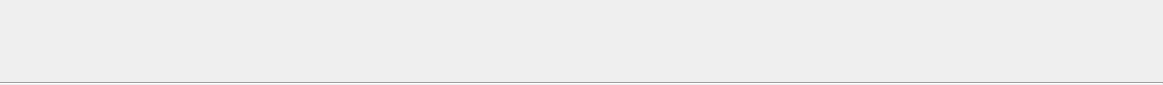
<?xml version="1.0" encoding="UTF-8"?>
<ui version="4.0">
 <class>vieBBLineWidget</class>
 <widget class="QWidget" name="vieBBLineWidget">
  <property name="geometry">
   <rect>
    <x>0</x>
    <y>0</y>
    <width>1163</width>
    <height>85</height>
   </rect>
  </property>
  <property name="windowTitle">
   <string>vieBBLineWidget</string>
  </property>
  <layout class="QVBoxLayout" name="verticalLayout">
   <property name="spacing">
    <number>0</number>
   </property>
   <property name="leftMargin">
    <number>0</number>
   </property>
   <property name="topMargin">
    <number>0</number>
   </property>
   <property name="rightMargin">
    <number>0</number>
   </property>
   <property name="bottomMargin">
    <number>0</number>
   </property>
   <item>
    <spacer name="verticalSpacer">
     <property name="orientation">
      <enum>Qt::Vertical</enum>
     </property>
     <property name="sizeHint" stdset="0">
      <size>
       <width>20</width>
       <height>79</height>
      </size>
     </property>
    </spacer>
   </item>
   <item>
    <widget class="Line" name="line">
     <property name="orientation">
      <enum>Qt::Horizontal</enum>
     </property>
    </widget>
   </item>
  </layout>
 </widget>
 <layoutdefault spacing="6" margin="11"/>
 <resources/>
 <connections/>
</ui>
